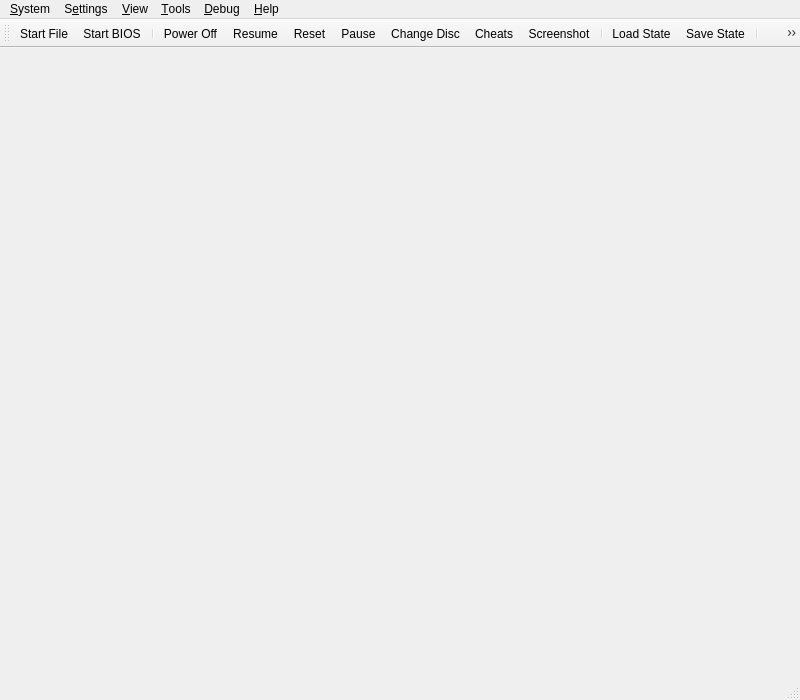
<?xml version="1.0" encoding="UTF-8"?>
<ui version="4.0">
 <class>MainWindow</class>
 <widget class="QMainWindow" name="MainWindow">
  <property name="geometry">
   <rect>
    <x>0</x>
    <y>0</y>
    <width>800</width>
    <height>700</height>
   </rect>
  </property>
  <property name="acceptDrops">
   <bool>true</bool>
  </property>
  <property name="windowTitle">
   <string>PCSX2</string>
  </property>
  <property name="windowIcon">
   <iconset resource="resources/resources.qrc">
    <normaloff>:/icons/AppIcon.png</normaloff>:/icons/AppIcon.png</iconset>
  </property>
  <widget class="QStackedWidget" name="mainContainer">
   <property name="currentIndex">
    <number>0</number>
   </property>
   <widget class="QWidget" name="page"/>
   <widget class="QWidget" name="page_2"/>
  </widget>
  <widget class="QMenuBar" name="menuBar">
   <property name="geometry">
    <rect>
     <x>0</x>
     <y>0</y>
     <width>800</width>
     <height>22</height>
    </rect>
   </property>
   <widget class="QMenu" name="menuSystem">
    <property name="title">
     <string>&amp;System</string>
    </property>
    <widget class="QMenu" name="menuChangeDisc">
     <property name="title">
      <string>Change Disc</string>
     </property>
     <property name="icon">
      <iconset theme="ChangeDisc">
       <normaloff>.</normaloff>.</iconset>
     </property>
     <actiongroup name="actionGroupChangeDiscSubImages"/>
     <addaction name="actionChangeDiscFromFile"/>
     <addaction name="actionChangeDiscFromDevice"/>
     <addaction name="actionChangeDiscFromGameList"/>
     <addaction name="actionRemoveDisc"/>
     <addaction name="separator"/>
    </widget>
    <widget class="QMenu" name="menuCheats">
     <property name="title">
      <string>Cheats</string>
     </property>
     <property name="icon">
      <iconset theme="Cheats">
       <normaloff>.</normaloff>.</iconset>
     </property>
    </widget>
    <widget class="QMenu" name="menuLoadState">
     <property name="title">
      <string>Load State</string>
     </property>
     <property name="icon">
      <iconset theme="LoadState">
       <normaloff>.</normaloff>.</iconset>
     </property>
    </widget>
    <widget class="QMenu" name="menuSaveState">
     <property name="title">
      <string>Save State</string>
     </property>
     <property name="icon">
      <iconset theme="SaveState">
       <normaloff>.</normaloff>.</iconset>
     </property>
    </widget>
    <addaction name="actionStartFile"/>
    <addaction name="actionStartDisc"/>
    <addaction name="actionStartBios"/>
    <addaction name="actionResumeLastState"/>
    <addaction name="separator"/>
    <addaction name="actionPowerOff"/>
    <addaction name="actionPowerOffWithoutSaving"/>
    <addaction name="actionReset"/>
    <addaction name="actionPause"/>
    <addaction name="menuChangeDisc"/>
    <addaction name="separator"/>
    <addaction name="menuCheats"/>
    <addaction name="actionScreenshot"/>
    <addaction name="separator"/>
    <addaction name="menuLoadState"/>
    <addaction name="menuSaveState"/>
    <addaction name="separator"/>
    <addaction name="actionExit"/>
   </widget>
   <widget class="QMenu" name="menuSettings">
    <property name="title">
     <string>S&amp;ettings</string>
    </property>
    <addaction name="actionInterfaceSettings"/>
    <addaction name="actionGameListSettings"/>
    <addaction name="actionBIOSSettings"/>
    <addaction name="actionEmulationSettings"/>
    <addaction name="actionSystemSettings"/>
    <addaction name="actionDisplaySettings"/>
    <addaction name="actionOSDSettings"/>
    <addaction name="actionGraphicsSettings"/>
    <addaction name="actionAudioSettings"/>
    <addaction name="actionControllerSettings"/>
    <addaction name="actionMemoryCardSettings"/>
    <addaction name="actionHotkeySettings"/>
    <addaction name="separator"/>
    <addaction name="actionAddGameDirectory"/>
    <addaction name="actionScanForNewGames"/>
    <addaction name="actionRescanAllGames"/>
   </widget>
   <widget class="QMenu" name="menuHelp">
    <property name="title">
     <string>&amp;Help</string>
    </property>
    <addaction name="actionGitHubRepository"/>
    <addaction name="actionIssueTracker"/>
    <addaction name="actionDiscordServer"/>
    <addaction name="separator"/>
    <addaction name="actionCheckForUpdates"/>
    <addaction name="separator"/>
    <addaction name="actionAboutQt"/>
    <addaction name="actionAbout"/>
   </widget>
   <widget class="QMenu" name="menuDebug">
    <property name="title">
     <string>&amp;Debug</string>
    </property>
    <widget class="QMenu" name="menuDebugSwitchRenderer">
     <property name="title">
      <string>Switch Renderer</string>
     </property>
    </widget>
    <addaction name="actionDebugSettings"/>
    <addaction name="separator"/>
    <addaction name="actionToggleSoftwareRendering"/>
    <addaction name="menuDebugSwitchRenderer"/>
    <addaction name="separator"/>
    <addaction name="actionReloadPatches"/>
   </widget>
   <widget class="QMenu" name="menu_View">
    <property name="title">
     <string>&amp;View</string>
    </property>
    <widget class="QMenu" name="menuWindowSize">
     <property name="title">
      <string>&amp;Window Size</string>
     </property>
    </widget>
    <addaction name="actionViewToolbar"/>
    <addaction name="actionViewLockToolbar"/>
    <addaction name="actionViewStatusBar"/>
    <addaction name="separator"/>
    <addaction name="actionViewGameList"/>
    <addaction name="actionViewGameGrid"/>
    <addaction name="actionViewSystemDisplay"/>
    <addaction name="actionViewGameProperties"/>
    <addaction name="separator"/>
    <addaction name="actionFullscreen"/>
    <addaction name="menuWindowSize"/>
    <addaction name="separator"/>
    <addaction name="actionGridViewShowTitles"/>
    <addaction name="actionGridViewZoomIn"/>
    <addaction name="actionGridViewZoomOut"/>
    <addaction name="actionGridViewRefreshCovers"/>
   </widget>
   <widget class="QMenu" name="menu_Tools">
    <property name="title">
     <string>&amp;Tools</string>
    </property>
    <addaction name="actionMemory_Card_Editor"/>
    <addaction name="actionCheatManager"/>
    <addaction name="separator"/>
    <addaction name="actionOpenDataDirectory"/>
   </widget>
   <addaction name="menuSystem"/>
   <addaction name="menuSettings"/>
   <addaction name="menu_View"/>
   <addaction name="menu_Tools"/>
   <addaction name="menuDebug"/>
   <addaction name="menuHelp"/>
  </widget>
  <widget class="QToolBar" name="toolBar">
   <property name="windowTitle">
    <string>toolBar</string>
   </property>
   <property name="iconSize">
    <size>
     <width>32</width>
     <height>32</height>
    </size>
   </property>
   <property name="toolButtonStyle">
    <enum>Qt::ToolButtonTextUnderIcon</enum>
   </property>
   <attribute name="toolBarArea">
    <enum>TopToolBarArea</enum>
   </attribute>
   <attribute name="toolBarBreak">
    <bool>false</bool>
   </attribute>
   <addaction name="actionStartFile"/>
   <addaction name="actionStartBios"/>
   <addaction name="separator"/>
   <addaction name="actionPowerOff"/>
   <addaction name="actionResumeLastState"/>
   <addaction name="actionReset"/>
   <addaction name="actionPause"/>
   <addaction name="actionChangeDisc"/>
   <addaction name="actionCheats"/>
   <addaction name="actionScreenshot"/>
   <addaction name="separator"/>
   <addaction name="actionLoadState"/>
   <addaction name="actionSaveState"/>
   <addaction name="separator"/>
   <addaction name="actionFullscreen"/>
   <addaction name="actionSettings"/>
  </widget>
  <widget class="QStatusBar" name="statusBar"/>
  <action name="actionStartFile">
   <property name="icon">
    <iconset theme="StartfileSettings">
     <normaloff>.</normaloff>.</iconset>
   </property>
   <property name="text">
    <string>Start &amp;File...</string>
   </property>
  </action>
  <action name="actionStartDisc">
   <property name="icon">
    <iconset theme="StartdiscSettings">
     <normaloff>.</normaloff>.</iconset>
   </property>
   <property name="text">
    <string>Start &amp;Disc...</string>
   </property>
  </action>
  <action name="actionStartBios">
   <property name="icon">
    <iconset theme="BIOSSettings">
     <normaloff>.</normaloff>.</iconset>
   </property>
   <property name="text">
    <string>Start &amp;BIOS</string>
   </property>
  </action>
  <action name="actionScanForNewGames">
   <property name="icon">
    <iconset theme="ScanForGames">
     <normaloff>.</normaloff>.</iconset>
   </property>
   <property name="text">
    <string>&amp;Scan For New Games</string>
   </property>
  </action>
  <action name="actionRescanAllGames">
   <property name="icon">
    <iconset theme="RescanAllGames">
     <normaloff>.</normaloff>.</iconset>
   </property>
   <property name="text">
    <string>&amp;Rescan All Games</string>
   </property>
  </action>
  <action name="actionPowerOff">
   <property name="icon">
    <iconset theme="PowerOff">
     <normaloff>.</normaloff>.</iconset>
   </property>
   <property name="text">
    <string>Power &amp;Off</string>
   </property>
  </action>
  <action name="actionReset">
   <property name="icon">
    <iconset theme="Reset">
     <normaloff>.</normaloff>.</iconset>
   </property>
   <property name="text">
    <string>&amp;Reset</string>
   </property>
  </action>
  <action name="actionPause">
   <property name="checkable">
    <bool>true</bool>
   </property>
   <property name="icon">
    <iconset theme="Pause">
     <normaloff>.</normaloff>.</iconset>
   </property>
   <property name="text">
    <string>&amp;Pause</string>
   </property>
  </action>
  <action name="actionLoadState">
   <property name="icon">
    <iconset theme="LoadState">
     <normaloff>.</normaloff>.</iconset>
   </property>
   <property name="text">
    <string>&amp;Load State</string>
   </property>
  </action>
  <action name="actionSaveState">
   <property name="icon">
    <iconset theme="SaveState">
     <normaloff>.</normaloff>.</iconset>
   </property>
   <property name="text">
    <string>&amp;Save State</string>
   </property>
  </action>
  <action name="actionExit">
   <property name="icon">
    <iconset theme="Exit">
     <normaloff>.</normaloff>.</iconset>
   </property>
   <property name="text">
    <string>E&amp;xit</string>
   </property>
  </action>
  <action name="actionBIOSSettings">
   <property name="icon">
    <iconset theme="BIOSSettings">
     <normaloff>.</normaloff>.</iconset>
   </property>
   <property name="text">
    <string>&amp;BIOS</string>
   </property>
  </action>
  <action name="actionSystemSettings">
   <property name="icon">
    <iconset theme="ConsoleSettings">
     <normaloff>.</normaloff>.</iconset>
   </property>
   <property name="text">
    <string>System</string>
   </property>
  </action>
  <action name="actionEmulationSettings">
   <property name="icon">
    <iconset theme="EmulationSettings">
     <normaloff>.</normaloff>.</iconset>
   </property>
   <property name="text">
    <string>Emulation</string>
   </property>
  </action>
  <action name="actionControllerSettings">
   <property name="icon">
    <iconset theme="ControllerSettings">
     <normaloff>.</normaloff>.</iconset>
   </property>
   <property name="text">
    <string>&amp;Controllers</string>
   </property>
  </action>
  <action name="actionHotkeySettings">
   <property name="icon">
    <iconset theme="HotkeySettings">
     <normaloff>.</normaloff>.</iconset>
   </property>
   <property name="text">
    <string>&amp;Hotkeys</string>
   </property>
  </action>
  <action name="actionDisplaySettings">
   <property name="icon">
    <iconset theme="DisplaySettings">
     <normaloff>.</normaloff>.</iconset>
   </property>
   <property name="text">
    <string>&amp;Display</string>
   </property>
  </action>
  <action name="actionOSDSettings">
   <property name="icon">
    <iconset theme="DisplaySettings">
     <normaloff>.</normaloff>.</iconset>
   </property>
   <property name="text">
    <string>&amp;OSD</string>
   </property>
  </action>
  <action name="actionGraphicsSettings">
   <property name="icon">
    <iconset theme="EnhancementSettings">
     <normaloff>.</normaloff>.</iconset>
   </property>
   <property name="text">
    <string>&amp;Graphics</string>
   </property>
  </action>
  <action name="actionPostProcessingSettings">
   <property name="icon">
    <iconset theme="PostprocessingSettings">
     <normaloff>.</normaloff>.</iconset>
   </property>
   <property name="text">
    <string>&amp;Post-Processing Settings...</string>
   </property>
  </action>
  <action name="actionFullscreen">
   <property name="icon">
    <iconset theme="Fullscreen">
     <normaloff>.</normaloff>.</iconset>
   </property>
   <property name="text">
    <string>Fullscreen</string>
   </property>
  </action>
  <action name="actionResolution_Scale">
   <property name="text">
    <string>Resolution Scale</string>
   </property>
  </action>
  <action name="actionGitHubRepository">
   <property name="icon">
    <iconset resource="resources/resources.qrc">
     <normaloff>:/icons/github.png</normaloff>:/icons/github.png</iconset>
   </property>
   <property name="text">
    <string>&amp;GitHub Repository...</string>
   </property>
  </action>
  <action name="actionIssueTracker">
   <property name="icon">
    <iconset resource="resources/resources.qrc">
     <normaloff>:/icons/IssueTracker.png</normaloff>:/icons/IssueTracker.png</iconset>
   </property>
   <property name="text">
    <string>&amp;Issue Tracker...</string>
   </property>
  </action>
  <action name="actionDiscordServer">
   <property name="icon">
    <iconset resource="resources/resources.qrc">
     <normaloff>:/icons/discord.png</normaloff>:/icons/discord.png</iconset>
   </property>
   <property name="text">
    <string>&amp;Discord Server...</string>
   </property>
  </action>
  <action name="actionCheckForUpdates">
   <property name="icon">
    <iconset resource="resources/resources.qrc">
     <normaloff>:/icons/update.png</normaloff>:/icons/update.png</iconset>
   </property>
   <property name="text">
    <string>Check for &amp;Updates...</string>
   </property>
  </action>
  <action name="actionAboutQt">
   <property name="icon">
    <iconset resource="resources/resources.qrc">
     <normaloff>:/icons/QT.png</normaloff>:/icons/QT.png</iconset>
   </property>
   <property name="text">
    <string>About &amp;Qt...</string>
   </property>
  </action>
  <action name="actionAbout">
   <property name="text">
    <string>&amp;About PCSX2...</string>
   </property>
  </action>
  <action name="actionChangeDisc">
   <property name="icon">
    <iconset theme="ChangeDisc">
     <normaloff>.</normaloff>.</iconset>
   </property>
   <property name="text">
    <string>Change Disc...</string>
   </property>
  </action>
  <action name="actionCheats">
   <property name="icon">
    <iconset theme="Cheats">
     <normaloff>.</normaloff>.</iconset>
   </property>
   <property name="text">
    <string>Cheats...</string>
   </property>
  </action>
  <action name="actionAudioSettings">
   <property name="icon">
    <iconset theme="AudioSettings">
     <normaloff>.</normaloff>.</iconset>
   </property>
   <property name="text">
    <string>&amp;Audio</string>
   </property>
  </action>
  <action name="actionGameListSettings">
   <property name="icon">
    <iconset theme="GamelistSettings">
     <normaloff>.</normaloff>.</iconset>
   </property>
   <property name="text">
    <string>Game List</string>
   </property>
  </action>
  <action name="actionInterfaceSettings">
   <property name="icon">
    <iconset theme="GeneralSettings">
     <normaloff>.</normaloff>.</iconset>
   </property>
   <property name="text">
    <string>Interface</string>
   </property>
  </action>
  <action name="actionDebugSettings">
   <property name="icon">
    <iconset theme="AdvancedSettings">
     <normaloff>.</normaloff>.</iconset>
   </property>
   <property name="text">
    <string>Debug &amp;Settings</string>
   </property>
  </action>
  <action name="actionAddGameDirectory">
   <property name="icon">
    <iconset theme="AddGameDirectory">
     <normaloff>.</normaloff>.</iconset>
   </property>
   <property name="text">
    <string>Add Game Directory...</string>
   </property>
  </action>
  <action name="actionSettings">
   <property name="icon">
    <iconset theme="GeneralSettings">
     <normaloff>.</normaloff>.</iconset>
   </property>
   <property name="text">
    <string>&amp;Settings...</string>
   </property>
  </action>
  <action name="actionChangeDiscFromFile">
   <property name="text">
    <string>From File...</string>
   </property>
  </action>
  <action name="actionChangeDiscFromDevice">
   <property name="text">
    <string>From Device...</string>
   </property>
  </action>
  <action name="actionChangeDiscFromGameList">
   <property name="text">
    <string>From Game List...</string>
   </property>
  </action>
  <action name="actionRemoveDisc">
   <property name="text">
    <string>Remove Disc</string>
   </property>
  </action>
  <action name="actionResume_State">
   <property name="text">
    <string>Resume State</string>
   </property>
  </action>
  <action name="actionGlobal_State">
   <property name="text">
    <string>Global State</string>
   </property>
  </action>
  <action name="actionScreenshot">
   <property name="icon">
    <iconset theme="Screenshot">
     <normaloff>.</normaloff>.</iconset>
   </property>
   <property name="text">
    <string>&amp;Screenshot</string>
   </property>
  </action>
  <action name="actionMemoryCardSettings">
   <property name="icon">
    <iconset theme="MemorycardSettings">
     <normaloff>.</normaloff>.</iconset>
   </property>
   <property name="text">
    <string>&amp;Memory Cards</string>
   </property>
  </action>
  <action name="actionResumeLastState">
   <property name="icon">
    <iconset theme="Resume">
     <normaloff>.</normaloff>.</iconset>
   </property>
   <property name="text">
    <string>Resume</string>
   </property>
   <property name="toolTip">
    <string>Resumes the last save state created.</string>
   </property>
  </action>
  <action name="actionViewToolbar">
   <property name="checkable">
    <bool>true</bool>
   </property>
   <property name="checked">
    <bool>true</bool>
   </property>
   <property name="text">
    <string>&amp;Toolbar</string>
   </property>
  </action>
  <action name="actionViewLockToolbar">
   <property name="checkable">
    <bool>true</bool>
   </property>
   <property name="checked">
    <bool>false</bool>
   </property>
   <property name="text">
    <string>Lock Toolbar</string>
   </property>
  </action>
  <action name="actionViewStatusBar">
   <property name="checkable">
    <bool>true</bool>
   </property>
   <property name="checked">
    <bool>true</bool>
   </property>
   <property name="text">
    <string>&amp;Status Bar</string>
   </property>
  </action>
  <action name="actionViewGameList">
   <property name="icon">
    <iconset theme="GameList">
     <normaloff>.</normaloff>.</iconset>
   </property>
   <property name="text">
    <string>Game &amp;List</string>
   </property>
  </action>
  <action name="actionViewSystemDisplay">
   <property name="enabled">
    <bool>false</bool>
   </property>
   <property name="text">
    <string>System &amp;Display</string>
   </property>
  </action>
  <action name="actionViewGameProperties">
   <property name="enabled">
    <bool>false</bool>
   </property>
   <property name="text">
    <string>Game &amp;Properties</string>
   </property>
  </action>
  <action name="actionMemory_Card_Editor">
   <property name="text">
    <string>Memory &amp;Card Editor</string>
   </property>
  </action>
  <action name="actionCheatManager">
   <property name="text">
    <string>C&amp;heat Manager</string>
   </property>
  </action>
  <action name="actionCPUDebugger">
   <property name="text">
    <string>CPU D&amp;ebugger</string>
   </property>
  </action>
  <action name="actionViewGameGrid">
   <property name="icon">
    <iconset theme="GameGrid">
     <normaloff>.</normaloff>.</iconset>
   </property>
   <property name="text">
    <string>Game &amp;Grid</string>
   </property>
  </action>
  <action name="actionGridViewShowTitles">
   <property name="checkable">
    <bool>true</bool>
   </property>
   <property name="checked">
    <bool>true</bool>
   </property>
   <property name="text">
    <string>Show Titles (Grid View)</string>
   </property>
  </action>
  <action name="actionGridViewZoomIn">
   <property name="text">
    <string>Zoom &amp;In (Grid View)</string>
   </property>
   <property name="shortcut">
    <string>Ctrl++</string>
   </property>
  </action>
  <action name="actionGridViewZoomOut">
   <property name="text">
    <string>Zoom &amp;Out (Grid View)</string>
   </property>
   <property name="shortcut">
    <string>Ctrl+-</string>
   </property>
  </action>
  <action name="actionGridViewRefreshCovers">
   <property name="text">
    <string>Refresh &amp;Covers (Grid View)</string>
   </property>
  </action>
  <action name="actionOpen_Memory_Card_Directory">
   <property name="text">
    <string>Open Memory Card Directory...</string>
   </property>
  </action>
  <action name="actionOpenDataDirectory">
   <property name="text">
    <string>Open Data Directory...</string>
   </property>
  </action>
  <action name="actionPowerOffWithoutSaving">
   <property name="icon">
    <iconset theme="PoweroffWsaving">
     <normaloff>.</normaloff>.</iconset>
   </property>
   <property name="text">
    <string>Power Off &amp;Without Saving</string>
   </property>
  </action>
  <action name="actionToggleSoftwareRendering">
   <property name="text">
    <string>Toggle Software Rendering</string>
   </property>
  </action>
  <action name="actionReloadPatches">
   <property name="text">
    <string>Reload Cheats/Patches</string>
   </property>
  </action>
 </widget>
 <resources>
  <include location="resources/resources.qrc"/>
 </resources>
 <connections/>
</ui>
